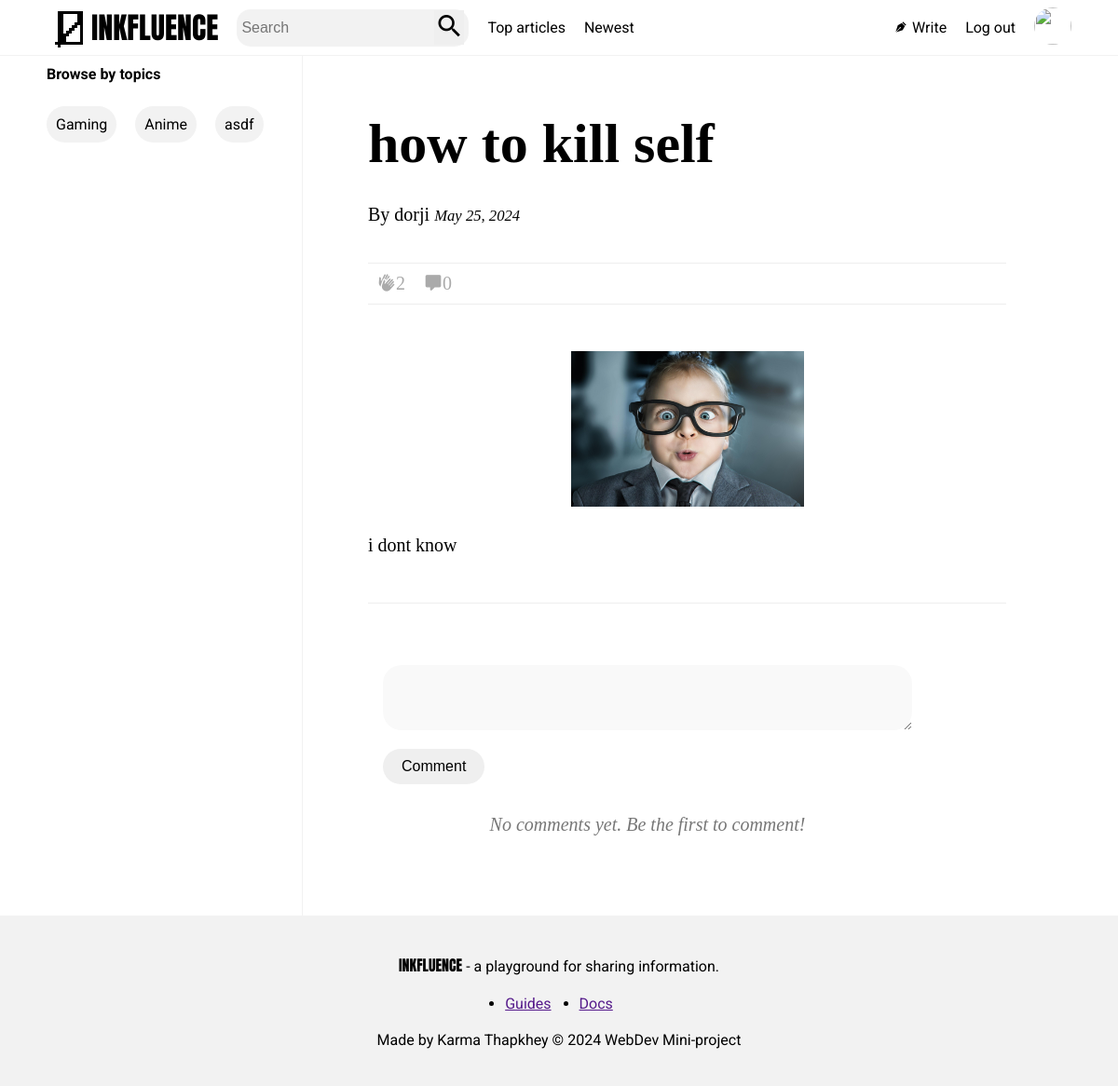
Screenshot of /article/23/ (signed in) with the database file from the repository.
### main/models.py (models this page shows, shortened)
class Article(models.Model):
    user = models.ForeignKey(User, on_delete=models.CASCADE)
    title = models.CharField(max_length=300)
    body = RichTextUploadingField()
    image = models.ImageField(upload_to="images/", default=None)
    created_on = models.DateTimeField(auto_now_add=True)
    tags = TaggableManager(help_text="Select tag")
    no_of_claps = models.IntegerField(default=0)

### main/views.py (the view, shortened to what this page needs)
# urls.py: path('article/<int:id>/', articleDetail, name="viewArticle"),
@login_required(login_url='login')
def articleDetail(request, id):
    article = Article.objects.get(id = id)
    comments = article.comments.all()
    form = CommentForm()
    tags = Tag.objects.all()
    comments = Comment.objects.filter(article = article)
    return render(request, 'article_detail.html', {'article':article, 'form':form, 'tags':tags, 'comments':comments})

### main/forms.py
class CommentForm(ModelForm):
    class Meta:
        model = Comment
        fields = ['body']

### main/templates/article_detail.html (shortened to what this page needs)
{% extends 'index.html' %}
{% block styles %}
{% load static %}
<link rel="stylesheet" href="{% static 'styles.css' %}">
{% endblock %}
{% block content %}
<div class="article-container">
    <div class="full-article">
        <h1 class="article-title">{{ article.title }}</h1>
        <span>By {{ article.user.username }} <i><small>{{ article.created_on|date:"F j, Y" }}</small></i></span>
        <div class="article-likes-comments">
            <a href="{% url 'likearticle' %}?article_id={{ article.id }}"><span class="mdi mdi-hand-clap"></span>{{ article.no_of_claps }}</a>
            <a href="#comments"><span class="mdi mdi-comment"></span>{{ article.comments.count }}</a>
        </div>
        <img src="{{ article.image.url }}" width="250px">
        {{ article.body|safe }}
    </div>
</div>
<div id="comment-form-container">
    <form method="post">
        {% if form %}
        <div class="comment-form">
            {% for field in form %}
            <div class="comment-form-field">
                {{ field }}
            </div>
            {% endfor %}
        </div>
        {% endif %}
        <button type="submit" class="submit-button">Comment</button>
    </form>
</div>
<div id="comments">
    {% if comments %}
    <h3>All comments: </h3>
    <ul class="comment-list">
        {% for comment in comments %}
        <li class="comment-item">
            <span class="comment-username">By {{ comment.username }} <i><small>{{ comment.created|date:"F j, Y"}}</small></i></span>
            <p class="comment-body">{{ comment.body }}</p>
        </li>
        {% endfor %}
    </ul>
    {% else %}
    <p class="no-comments">No comments yet. Be the first to comment!</p>
    {% endif %}
</div>
{% endblock %}

### main/templates/index.html (shortened to what this page needs)
<!DOCTYPE html>
<html lang="en">
<head>
    {% block styles %}
    {% load static %}
    {% endblock %}
    <link rel="stylesheet" href="https://cdn.jsdelivr.net/npm/@mdi/font@7.4.47/css/materialdesignicons.min.css">
</head>
<body>
    <header>
        <ul class="navbar">
            <li><a href="{% url 'home' %}"><svg xmlns="http://www.w3.org/2000/svg" viewBox="2 1 16 16" height="48px"><path d="M8,11H9V10H10V9H11V8H12V7H13V4H8ZM7,16H6V15H5V14H6V3H15V15H7ZM14,14V8H13V9H12V10H11V11H10V12H9V14Z"/></svg><p>INKFLUENCE</p></a></li>
            <li>
                <div class="search-bar">
                    <form action="{% url 'searchArticle' %}">
                        <input type="search" name="search" placeholder="Search">
                        <button type="submit" class="mdi mdi-magnify"></button>
                    </form>
                </div>
            </li>
            <li>
                <a href="{% url 'topArticles' %}">Top articles</a>
            </li>
            <li>
                <a href="{% url 'newArticles' %}">Newest</a>
            </li>
            <li><span class="mdi mdi-fountain-pen-tip"></span>
                <a href="{% url 'write' %}">Write</a>
            </li>
            <li>
                <a href="{% url 'logout' %}">Log out</a>
            </li>
            <li id="profileimg">
               <img src="{{ user_profile.profileimg.url }}">
            </li>
        </ul>
    </header>
    <div class="main">
        <div class="left-window">
            {% block left-window %}
            <div class="topics">
                <h4>Browse by topics</h4>
                <ul class="topics">
                    {% for article_tag in tags %}
                        <li>
                            <a href="{% url 'articlesByTag' %}?tag={{ article_tag }}">{{ article_tag }}</a>
                        </li>
                    {% endfor %}
                </ul>
            </div>
            {% endblock %}
        </div>
        <div class="main-content">
            {% block content %}
            {% load template_filters %}
            {% endblock %}
        </div>
    </div>
   <footer>
    <div><span>INKFLUENCE</span> - a playground for sharing information.</div>
    <div>
        <ul>
            <li><a href="">Guides</a></li>
            <li><a href="">Docs</a></li>
        </ul>
    </div>
    <div>Made by Karma Thapkhey &#169; 2024 WebDev Mini-project </div>
   </footer>

### main/static/styles.css (style rules this page uses)
* { padding: 0; margin: 0; box-sizing: border-box; }
body { height: 100vh; display: flex; flex-direction: column; }
.navbar { background-color: white; position: fixed; width: 100%; top: 0%; z-index: 2; display: flex; list-style: none; padding: 5px 50px 5px 50px; gap: 20px; border-bottom: 1px solid #F2F2F2; }
.navbar li { display: inline-block; align-self: center; font-family: "Roboto"; font-size: 16px; }
.navbar li:nth-child(1) a { display: flex; align-items: center; font-family: "Anton"; font-size: xx-large; }
.navbar li:nth-child(4) { margin-right: auto; }
.navbar a { text-decoration: none; color: black; }
.search-bar { border-radius: 15px; background-color: #F2F2F2; max-height: 40px; padding: 5px; }
.search-bar form { display: flex; align-items: center; max-height: 30px; }
.search-bar form button { font-size: xx-large; border: none; }
.search-bar input[type="search"] { font-size: 16px; background-color: #F2F2F2; border: none; }
.navbar li:nth-child(3) { display: flex; align-items: center; }
#profileimg img { width: 40px; height: 40px; border-radius: 50%; }
.main { flex: 1; display: flex; flex-direction: row; padding: 50px 50px 0 50px; }
.left-window { flex: 2; border-right: 1px solid #F2F2F2; font-family: Roboto; }
.topics { position: sticky; top: 60px; }
.topics h4 { padding: 10px 10px 10px 0; }
.topics ul { display: flex; flex-wrap: wrap; gap: 20px; padding: 15px 15px 15px 0; }
.topics li { list-style: none; background-color: #F2F2F2; padding: 10px; border-radius: 20px; }
.topics a { text-decoration: none; color: black; }
.main-content { flex: 5; display: flex; flex-direction: column; padding: 70px; font-family: Roboto; }
.article-container { font-family: Baskerville; border-bottom: 1px solid #eee; padding-bottom: 50px; margin-bottom: 50px; font-size: 20px; }
.full-article { display: flex; flex-direction: column; row-gap: 30px; width: 100%; }
.full-article img { align-self: center; }
.article-title { font-size: 60px; }
.article-likes-comments { display: flex; column-gap: 20px; padding: 10px; margin: 10px 0 20px 0; border-top: 1px solid #eee; border-bottom: 1px solid #eee; }
.article-likes-comments a { text-decoration: none; color: #aaa; }
#comment-form-container { max-width: 600px; padding: 1rem; border-radius: 8px; font-family: Arial, sans-serif; }
.comment-form { margin-bottom: 1rem; }
.comment-form-field { margin-bottom: 1rem; }
.comment-form-field textarea, .submit-button { display: inline-block; padding: 10px 20px; color: black; border: none; border-radius: 20px; font-size: 1rem; cursor: pointer; }
.comment-form-field textarea { background-color: #f9f9f9; width: 100%; max-height: 70px; }
#comments { font-family: Baskerville; max-width: 600px; padding: 1rem; border-radius: 8px; }
.no-comments { text-align: center; font-size: 20px; color: #777; font-style: italic; }
footer { display: flex; flex-direction: column; border-top: 1px solid #F2F2F2; padding: 30px; font-family: Roboto; background-color: #F2F2F2; }
footer div { text-align: center; padding: 10px; }
footer div span { font-family: Anton; }
footer ul { display: flex; flex-direction: row; justify-content: center; column-gap: 30px; }

### rows the page displays
Tag: name "Gaming"
Tag: name "Anime"
Tag: name "asdf"
Article: title "how to kill self", user.username "dorji", created_on "May 25, 2024", no_of_claps "2", comments.count "0", image (picture), body "i dont know"
